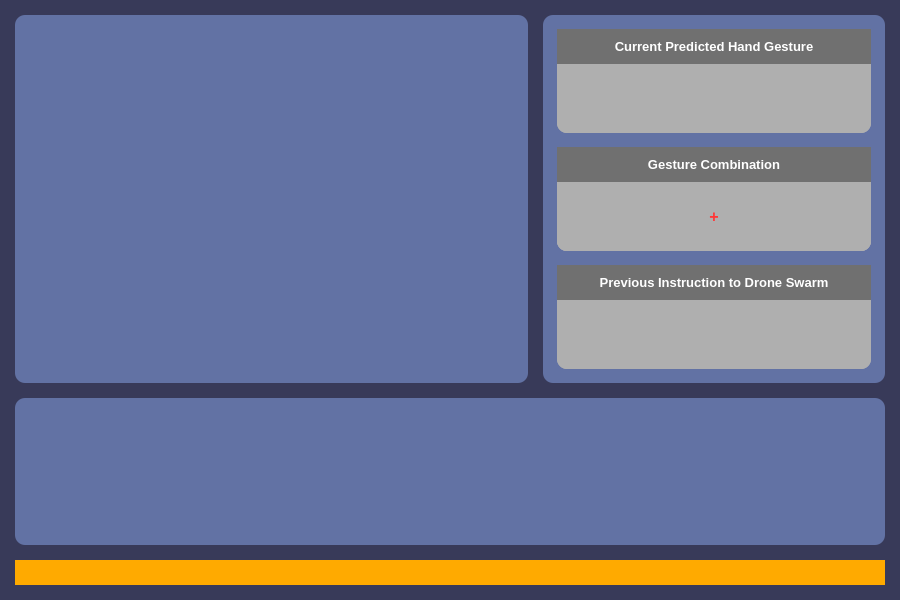
<?xml version="1.0" encoding="UTF-8"?>
<ui version="4.0">
 <class>MainWindow</class>
 <widget class="QMainWindow" name="MainWindow">
  <property name="geometry">
   <rect>
    <x>0</x>
    <y>0</y>
    <width>900</width>
    <height>600</height>
   </rect>
  </property>
  <property name="sizePolicy">
   <sizepolicy hsizetype="Preferred" vsizetype="Preferred">
    <horstretch>0</horstretch>
    <verstretch>0</verstretch>
   </sizepolicy>
  </property>
  <property name="minimumSize">
   <size>
    <width>900</width>
    <height>600</height>
   </size>
  </property>
  <property name="maximumSize">
   <size>
    <width>900</width>
    <height>600</height>
   </size>
  </property>
  <property name="windowTitle">
   <string>Project Drone Dance by Team MCS7</string>
  </property>
  <property name="styleSheet">
   <string notr="true">background-color: rgb(56, 58, 89);	
color: rgb(255, 255, 255);</string>
  </property>
  <property name="iconSize">
   <size>
    <width>24</width>
    <height>24</height>
   </size>
  </property>
  <property name="toolButtonStyle">
   <enum>Qt::ToolButtonIconOnly</enum>
  </property>
  <widget class="QWidget" name="centralwidget">
   <layout class="QGridLayout" name="gridLayout">
    <property name="leftMargin">
     <number>0</number>
    </property>
    <property name="topMargin">
     <number>0</number>
    </property>
    <property name="rightMargin">
     <number>0</number>
    </property>
    <property name="bottomMargin">
     <number>0</number>
    </property>
    <property name="spacing">
     <number>0</number>
    </property>
    <item row="0" column="0">
     <widget class="QStackedWidget" name="stackedWidget">
      <property name="currentIndex">
       <number>1</number>
      </property>
      <widget class="QWidget" name="page_instructions">
       <layout class="QFormLayout" name="formLayout">
        <property name="formAlignment">
         <set>Qt::AlignBottom|Qt::AlignLeading|Qt::AlignLeft</set>
        </property>
        <item row="1" column="1">
         <widget class="QPushButton" name="button_proceed">
          <property name="layoutDirection">
           <enum>Qt::LeftToRight</enum>
          </property>
          <property name="styleSheet">
           <string notr="true">background-color: rgb(0, 209, 190);
font: 75 14pt &quot;Segoe UI&quot;;
color: rgb(0, 0, 0);
border-color: rgb(0, 0, 0);
</string>
          </property>
          <property name="text">
           <string>CONTINUE</string>
          </property>
         </widget>
        </item>
        <item row="0" column="1">
         <widget class="QLabel" name="label_description">
          <property name="font">
           <font>
            <family>Segoe UI</family>
            <pointsize>14</pointsize>
           </font>
          </property>
          <property name="layoutDirection">
           <enum>Qt::LeftToRight</enum>
          </property>
          <property name="styleSheet">
           <string notr="true">color: rgb(98, 114, 164);</string>
          </property>
          <property name="text">
           <string>&lt;html&gt;&lt;head/&gt;&lt;body&gt;&lt;p&gt;&lt;span style=&quot; font-size:12pt; color:#0097c5;&quot;&gt;Welcome,&lt;/span&gt;&lt;/p&gt;&lt;p&gt;&lt;span style=&quot; font-size:12pt;&quot;&gt;&lt;br/&gt;&lt;/span&gt;&lt;/p&gt;&lt;p&gt;&lt;span style=&quot; font-size:12pt; color:#0097c5;&quot;&gt;Before pressing the continue button, please make sure that you have a webcam and have already connected the drones via the router. Please see the user guide and follow the instructions carefully.&lt;/span&gt;&lt;/p&gt;&lt;p&gt;&lt;span style=&quot; font-size:12pt;&quot;&gt;&lt;br/&gt;&lt;/span&gt;&lt;/p&gt;&lt;p&gt;&lt;span style=&quot; font-size:12pt; color:#0097c5;&quot;&gt;Thank you.&lt;/span&gt;&lt;/p&gt;&lt;/body&gt;&lt;/html&gt;</string>
          </property>
          <property name="alignment">
           <set>Qt::AlignLeading|Qt::AlignLeft|Qt::AlignVCenter</set>
          </property>
          <property name="wordWrap">
           <bool>true</bool>
          </property>
         </widget>
        </item>
       </layout>
      </widget>
      <widget class="QWidget" name="page_capture">
       <layout class="QGridLayout" name="gridLayout_2" rowstretch="15,6,1" columnstretch="3,2">
        <property name="leftMargin">
         <number>15</number>
        </property>
        <property name="topMargin">
         <number>15</number>
        </property>
        <property name="rightMargin">
         <number>15</number>
        </property>
        <property name="bottomMargin">
         <number>15</number>
        </property>
        <property name="spacing">
         <number>15</number>
        </property>
        <item row="1" column="0" colspan="2">
         <layout class="QVBoxLayout" name="verticalLayout_stats">
          <item>
           <widget class="QFrame" name="frame_stats">
            <property name="styleSheet">
             <string notr="true">background-color: rgb(98, 114, 164);
border-radius: 10px;</string>
            </property>
            <property name="frameShape">
             <enum>QFrame::StyledPanel</enum>
            </property>
            <property name="frameShadow">
             <enum>QFrame::Raised</enum>
            </property>
           </widget>
          </item>
         </layout>
        </item>
        <item row="0" column="1">
         <layout class="QVBoxLayout" name="verticalLayout_info">
          <item>
           <widget class="QFrame" name="frame_info">
            <property name="styleSheet">
             <string notr="true">background-color: rgb(98, 114, 164);
border-radius: 10px;</string>
            </property>
            <property name="frameShape">
             <enum>QFrame::StyledPanel</enum>
            </property>
            <property name="frameShadow">
             <enum>QFrame::Raised</enum>
            </property>
            <layout class="QVBoxLayout" name="verticalLayout_3">
             <item>
              <layout class="QVBoxLayout" name="verticalLayout_info_2" stretch="1,1,1">
               <property name="spacing">
                <number>14</number>
               </property>
               <property name="leftMargin">
                <number>5</number>
               </property>
               <property name="topMargin">
                <number>5</number>
               </property>
               <property name="rightMargin">
                <number>5</number>
               </property>
               <property name="bottomMargin">
                <number>5</number>
               </property>
               <item>
                <widget class="QFrame" name="frame_handGesture">
                 <property name="styleSheet">
                  <string notr="true">background-color: rgb(175, 175, 175);
border-color: rgb(0, 0, 0);</string>
                 </property>
                 <property name="frameShape">
                  <enum>QFrame::StyledPanel</enum>
                 </property>
                 <property name="frameShadow">
                  <enum>QFrame::Raised</enum>
                 </property>
                 <layout class="QVBoxLayout" name="verticalLayout_5">
                  <property name="spacing">
                   <number>0</number>
                  </property>
                  <property name="leftMargin">
                   <number>0</number>
                  </property>
                  <property name="topMargin">
                   <number>0</number>
                  </property>
                  <property name="rightMargin">
                   <number>0</number>
                  </property>
                  <property name="bottomMargin">
                   <number>0</number>
                  </property>
                  <item>
                   <layout class="QVBoxLayout" name="verticalLayout_info_3" stretch="1,2">
                    <property name="spacing">
                     <number>0</number>
                    </property>
                    <property name="sizeConstraint">
                     <enum>QLayout::SetFixedSize</enum>
                    </property>
                    <item>
                     <widget class="QFrame" name="frame_handGesture_top">
                      <property name="styleSheet">
                       <string notr="true">background-color: rgb(112, 112, 112);
border-radius: 0px;</string>
                      </property>
                      <property name="frameShape">
                       <enum>QFrame::StyledPanel</enum>
                      </property>
                      <property name="frameShadow">
                       <enum>QFrame::Raised</enum>
                      </property>
                      <layout class="QGridLayout" name="gridLayout_3">
                       <item row="0" column="0">
                        <widget class="QLabel" name="label_handGesture_title">
                         <property name="font">
                          <font>
                           <family>Segoe UI</family>
                           <pointsize>10</pointsize>
                           <weight>75</weight>
                           <bold>true</bold>
                          </font>
                         </property>
                         <property name="text">
                          <string>Current Predicted Hand Gesture</string>
                         </property>
                         <property name="alignment">
                          <set>Qt::AlignCenter</set>
                         </property>
                        </widget>
                       </item>
                      </layout>
                     </widget>
                    </item>
                    <item>
                     <widget class="QFrame" name="frame_handGesture_bottom">
                      <property name="styleSheet">
                       <string notr="true">border-width : 10px 1px 10px 1px;</string>
                      </property>
                      <property name="frameShape">
                       <enum>QFrame::StyledPanel</enum>
                      </property>
                      <property name="frameShadow">
                       <enum>QFrame::Raised</enum>
                      </property>
                      <layout class="QGridLayout" name="gridLayout_4">
                       <item row="0" column="0">
                        <widget class="QLabel" name="label_handGesture_prediction">
                         <property name="font">
                          <font>
                           <family>Arial</family>
                           <pointsize>12</pointsize>
                           <weight>75</weight>
                           <bold>true</bold>
                          </font>
                         </property>
                         <property name="styleSheet">
                          <string notr="true">color: rgb(0, 0, 0);</string>
                         </property>
                         <property name="text">
                          <string/>
                         </property>
                         <property name="textFormat">
                          <enum>Qt::PlainText</enum>
                         </property>
                         <property name="alignment">
                          <set>Qt::AlignCenter</set>
                         </property>
                        </widget>
                       </item>
                      </layout>
                     </widget>
                    </item>
                   </layout>
                  </item>
                 </layout>
                </widget>
               </item>
               <item>
                <widget class="QFrame" name="frame_gestureCombo">
                 <property name="styleSheet">
                  <string notr="true">background-color: rgb(175, 175, 175);</string>
                 </property>
                 <property name="frameShape">
                  <enum>QFrame::StyledPanel</enum>
                 </property>
                 <property name="frameShadow">
                  <enum>QFrame::Raised</enum>
                 </property>
                 <layout class="QVBoxLayout" name="verticalLayout_8">
                  <property name="spacing">
                   <number>0</number>
                  </property>
                  <property name="leftMargin">
                   <number>0</number>
                  </property>
                  <property name="topMargin">
                   <number>0</number>
                  </property>
                  <property name="rightMargin">
                   <number>0</number>
                  </property>
                  <property name="bottomMargin">
                   <number>0</number>
                  </property>
                  <item>
                   <layout class="QVBoxLayout" name="verticalLayout_info_4" stretch="1,2">
                    <property name="spacing">
                     <number>0</number>
                    </property>
                    <property name="sizeConstraint">
                     <enum>QLayout::SetFixedSize</enum>
                    </property>
                    <item>
                     <widget class="QFrame" name="frame_gestureCombo_top">
                      <property name="styleSheet">
                       <string notr="true">background-color: rgb(112, 112, 112);
border-radius: 0px;</string>
                      </property>
                      <property name="frameShape">
                       <enum>QFrame::StyledPanel</enum>
                      </property>
                      <property name="frameShadow">
                       <enum>QFrame::Raised</enum>
                      </property>
                      <layout class="QGridLayout" name="gridLayout_5">
                       <item row="0" column="0">
                        <widget class="QLabel" name="label_gestureCombo_title">
                         <property name="font">
                          <font>
                           <family>Segoe UI</family>
                           <pointsize>10</pointsize>
                           <weight>75</weight>
                           <bold>true</bold>
                          </font>
                         </property>
                         <property name="text">
                          <string>Gesture Combination</string>
                         </property>
                         <property name="alignment">
                          <set>Qt::AlignCenter</set>
                         </property>
                        </widget>
                       </item>
                      </layout>
                     </widget>
                    </item>
                    <item>
                     <widget class="QFrame" name="frame_gestureCombo_bottom">
                      <property name="styleSheet">
                       <string notr="true">border-width : 10px 1px 10px 1px;</string>
                      </property>
                      <property name="frameShape">
                       <enum>QFrame::StyledPanel</enum>
                      </property>
                      <property name="frameShadow">
                       <enum>QFrame::Raised</enum>
                      </property>
                      <layout class="QGridLayout" name="gridLayout_6">
                       <property name="leftMargin">
                        <number>0</number>
                       </property>
                       <property name="topMargin">
                        <number>0</number>
                       </property>
                       <property name="rightMargin">
                        <number>0</number>
                       </property>
                       <property name="bottomMargin">
                        <number>0</number>
                       </property>
                       <item row="1" column="0">
                        <layout class="QHBoxLayout" name="horizontalLayout_info_1" stretch="3,0,3">
                         <property name="spacing">
                          <number>5</number>
                         </property>
                         <item>
                          <widget class="QLabel" name="label_gestureCombo_1">
                           <property name="font">
                            <font>
                             <family>Arial</family>
                             <pointsize>11</pointsize>
                             <weight>75</weight>
                             <bold>true</bold>
                            </font>
                           </property>
                           <property name="styleSheet">
                            <string notr="true">color: rgb(0, 0, 0);</string>
                           </property>
                           <property name="text">
                            <string/>
                           </property>
                           <property name="alignment">
                            <set>Qt::AlignCenter</set>
                           </property>
                          </widget>
                         </item>
                         <item>
                          <widget class="QLabel" name="label_gestureCombo_plus">
                           <property name="font">
                            <font>
                             <family>Arial</family>
                             <pointsize>12</pointsize>
                             <weight>75</weight>
                             <bold>true</bold>
                            </font>
                           </property>
                           <property name="styleSheet">
                            <string notr="true">color: rgb(255, 55, 55);</string>
                           </property>
                           <property name="text">
                            <string>+</string>
                           </property>
                           <property name="alignment">
                            <set>Qt::AlignCenter</set>
                           </property>
                          </widget>
                         </item>
                         <item>
                          <widget class="QLabel" name="label_gestureCombo_2">
                           <property name="font">
                            <font>
                             <family>Arial</family>
                             <pointsize>11</pointsize>
                             <weight>75</weight>
                             <bold>true</bold>
                            </font>
                           </property>
                           <property name="styleSheet">
                            <string notr="true">color: rgb(0, 0, 0);</string>
                           </property>
                           <property name="text">
                            <string/>
                           </property>
                           <property name="alignment">
                            <set>Qt::AlignCenter</set>
                           </property>
                          </widget>
                         </item>
                        </layout>
                       </item>
                      </layout>
                     </widget>
                    </item>
                   </layout>
                  </item>
                 </layout>
                </widget>
               </item>
               <item>
                <widget class="QFrame" name="frame_prevInstructionsToDrones">
                 <property name="styleSheet">
                  <string notr="true">background-color: rgb(175, 175, 175);</string>
                 </property>
                 <property name="frameShape">
                  <enum>QFrame::StyledPanel</enum>
                 </property>
                 <property name="frameShadow">
                  <enum>QFrame::Raised</enum>
                 </property>
                 <layout class="QVBoxLayout" name="verticalLayout_2">
                  <property name="spacing">
                   <number>0</number>
                  </property>
                  <property name="leftMargin">
                   <number>0</number>
                  </property>
                  <property name="topMargin">
                   <number>0</number>
                  </property>
                  <property name="rightMargin">
                   <number>0</number>
                  </property>
                  <property name="bottomMargin">
                   <number>0</number>
                  </property>
                  <item>
                   <layout class="QVBoxLayout" name="verticalLayout_info_5" stretch="1,2">
                    <property name="spacing">
                     <number>0</number>
                    </property>
                    <property name="sizeConstraint">
                     <enum>QLayout::SetFixedSize</enum>
                    </property>
                    <item>
                     <widget class="QFrame" name="frame_prevInstructionsToDrones_top">
                      <property name="styleSheet">
                       <string notr="true">background-color: rgb(112, 112, 112);
border-radius: 0px;</string>
                      </property>
                      <property name="frameShape">
                       <enum>QFrame::StyledPanel</enum>
                      </property>
                      <property name="frameShadow">
                       <enum>QFrame::Raised</enum>
                      </property>
                      <layout class="QGridLayout" name="gridLayout_7">
                       <item row="0" column="0">
                        <widget class="QLabel" name="label_prevInstructionsToDrones_title">
                         <property name="font">
                          <font>
                           <family>Segoe UI</family>
                           <pointsize>10</pointsize>
                           <weight>75</weight>
                           <bold>true</bold>
                          </font>
                         </property>
                         <property name="text">
                          <string>Previous Instruction to Drone Swarm</string>
                         </property>
                         <property name="alignment">
                          <set>Qt::AlignCenter</set>
                         </property>
                        </widget>
                       </item>
                      </layout>
                     </widget>
                    </item>
                    <item>
                     <widget class="QFrame" name="frame_prevInstructionsToDrones_bottom">
                      <property name="styleSheet">
                       <string notr="true">border-width : 10px 1px 10px 1px;</string>
                      </property>
                      <property name="frameShape">
                       <enum>QFrame::StyledPanel</enum>
                      </property>
                      <property name="frameShadow">
                       <enum>QFrame::Raised</enum>
                      </property>
                      <layout class="QGridLayout" name="gridLayout_8">
                       <item row="0" column="0">
                        <widget class="QLabel" name="label_prevInstructionsToDrones_instructions">
                         <property name="font">
                          <font>
                           <family>Arial</family>
                           <pointsize>12</pointsize>
                           <weight>75</weight>
                           <bold>true</bold>
                          </font>
                         </property>
                         <property name="styleSheet">
                          <string notr="true">color: rgb(0, 0, 0);</string>
                         </property>
                         <property name="text">
                          <string/>
                         </property>
                         <property name="alignment">
                          <set>Qt::AlignCenter</set>
                         </property>
                        </widget>
                       </item>
                      </layout>
                     </widget>
                    </item>
                   </layout>
                  </item>
                 </layout>
                </widget>
               </item>
              </layout>
             </item>
            </layout>
           </widget>
          </item>
         </layout>
        </item>
        <item row="0" column="0">
         <layout class="QVBoxLayout" name="verticalLayout_vidCapture">
          <item>
           <widget class="QFrame" name="frame_vidCapture">
            <property name="styleSheet">
             <string notr="true">background-color: rgb(98, 114, 164);
border-radius: 10px;</string>
            </property>
            <property name="frameShape">
             <enum>QFrame::StyledPanel</enum>
            </property>
            <property name="frameShadow">
             <enum>QFrame::Raised</enum>
            </property>
            <layout class="QVBoxLayout" name="verticalLayout">
             <item>
              <widget class="QLabel" name="label_vidCapture">
               <property name="styleSheet">
                <string notr="true">border-radius: 10px;</string>
               </property>
               <property name="text">
                <string/>
               </property>
               <property name="alignment">
                <set>Qt::AlignCenter</set>
               </property>
              </widget>
             </item>
            </layout>
           </widget>
          </item>
         </layout>
        </item>
        <item row="2" column="0" colspan="2">
         <widget class="QLabel" name="label_warning">
          <property name="font">
           <font>
            <family>Arial</family>
            <weight>75</weight>
            <bold>true</bold>
           </font>
          </property>
          <property name="styleSheet">
           <string notr="true">background-color: rgb(255, 170, 0);
color: rgb(0, 0, 0);</string>
          </property>
          <property name="text">
           <string/>
          </property>
          <property name="alignment">
           <set>Qt::AlignCenter</set>
          </property>
         </widget>
        </item>
       </layout>
      </widget>
     </widget>
    </item>
   </layout>
  </widget>
 </widget>
 <resources/>
 <connections/>
</ui>
